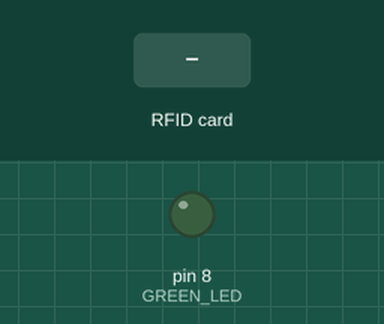
Simulated run of this sketch. Board: Arduino Uno, built with avr-gcc and run on an emulated ATmega328P. Shown: output pins drawn as LEDs (lit = HIGH). Dashed ring = blinking. The test bench sets the inputs (shaded band). What the sketch prints to the serial monitor is not drawn.

Above: at 1.2 s.
1.3 s: RFID card 5E 7A 19 C4 held to the reader
At 1.57 s:
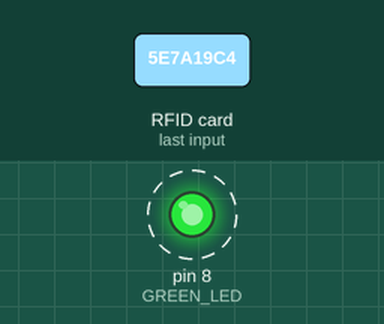
Timing chart, 0 to 4.3 s (numbered marks = the images above; inputs shaded):
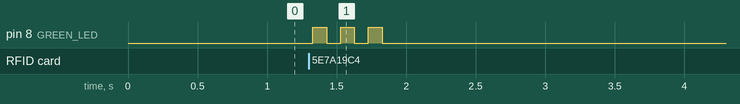

The sketch:

05_escalacao_privilegios_memoria.ino
```cpp
#include <Wire.h>
#include <Adafruit_PN532.h>

#define PN532_IRQ (2)
#define PN532_RESET (3)
#define GREEN_LED (8)

Adafruit_PN532 nfc(PN532_IRQ, PN532_RESET);

void signalAccessDenied(void) {
  for (int i = 0; i < 3; i++) {
    digitalWrite(GREEN_LED, HIGH);
    delay(100);
    digitalWrite(GREEN_LED, LOW);
    delay(100);
  }
}

void setup(void) {
  Serial.begin(115200);
  pinMode(GREEN_LED, OUTPUT);
  digitalWrite(GREEN_LED, LOW);

  nfc.begin();
  uint32_t firmwareVersion = nfc.getFirmwareVersion();
  if (!firmwareVersion) {
    Serial.print("[ERRO] Falha na comunicação com o PN532.");
    while (1);
  }

  nfc.SAMConfig();
  Serial.println("[INFO] Sistema alvo inicializado. Controle por nível de acesso.");
  Serial.println("[INFO] Aguardando leitura de cartão MIFARE...");
}

void loop(void) {
  uint8_t success;
  uint8_t uid[] = {0, 0, 0, 0, 0, 0, 0};
  uint8_t uidLength;

  success = nfc.readPassiveTargetID(PN532_MIFARE_ISO14443A, uid, &uidLength);

  if (success && uidLength == 4) {
    Serial.println("------------------------------------");
    Serial.println("[INFO] Cartão detectado. Autenticando o setor 1...");

    // Chave A padrão usada para autenticar o setor 1
    uint8_t keyA[6] = {0xFF, 0xFF, 0xFF, 0xFF, 0xFF, 0xFF};

    success = nfc.mifareclassic_AuthenticateBlock(uid, uidLength, 4, 0, keyA);

    if (success) {
      uint8_t blockData[16];

      success = nfc.mifareclassic_ReadDataBlock(4, blockData);

      if (success) {
        Serial.print("[INFO] Dados do bloco 4 (nível de acesso): ");
        nfc.PrintHex(blockData, 16);

        // O acesso de administrador exige os 16 bytes do bloco 4 iguais a 0xFF
        bool isAdmin = true;
        for (uint8_t i = 0; i < 16; i++) {
          if (blockData[i] != 0xFF) {
            isAdmin = false;
            break;
          }
        }

        if (isAdmin) {
          Serial.println("[OK] Acesso de administrador liberado.");
          digitalWrite(GREEN_LED, HIGH);
          delay(3000);
          digitalWrite(GREEN_LED, LOW);
        } else {
          Serial.println("[NEGADO] Privilégio insuficiente (nível básico). Acesso negado.");
          signalAccessDenied();
        }
      } else {
        Serial.println("[ERRO] Falha na leitura do bloco 4.");
        signalAccessDenied();
      }
    } else {
      Serial.println("[ERRO] Falha na autenticação do setor 1.");
      signalAccessDenied();
    }

    delay(2000);
  }
}
```

Measured:
- after the input at 1.3 s, pin 8 (GREEN_LED): alternates HIGH for 0.10 s and LOW for 0.10 s, 6 changes in all, then stays LOW, starting at once
